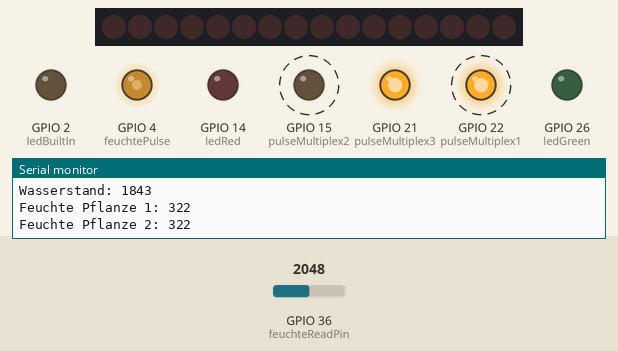
This sketch was run on a simulated ESP32. On the bench: 16 shift-register outputs drawn as a row of LEDs (first output left, lit = HIGH), output pins drawn as LEDs (lit = HIGH), the last lines printed to the serial monitor. Wiring (inferred from the names in the program): 2 × shift register (74HC595): data GPIO 23; shift clock GPIO 18; latch GPIO 32. Wiring (inferred from the signals the program sends): row of LEDs: on Q0, Q1, Q2, Q3, Q4, Q5, Q6, Q7, Q8, Q9, Q10, Q11, Q12, Q13, Q14, Q15. Dashed ring = blinking. The inputs (shaded band) are chosen by the test bench; at power-on: GPIO 36 (feuchteReadPin) = 2048. WiFi joins after 1.5 s; servers stay silent unless stated; uploads are accepted with an empty reply; storage starts empty; pins used as bus, display or sensor lines are not drawn.

Above: at 1.3 s.
1.4 s: GPIO 36 (feuchteReadPin) set to 1728
3.3 s: GPIO 36 (feuchteReadPin) set to 1599
At 4.3 s:
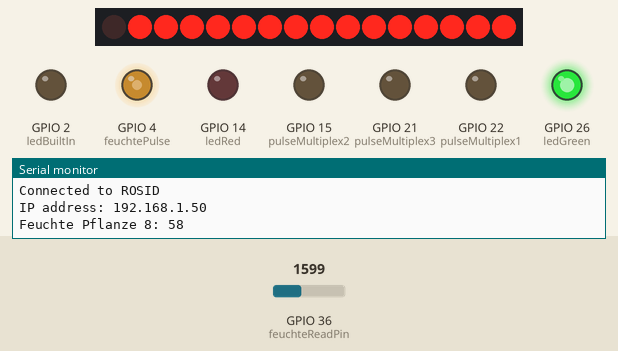
At 9.3 s:
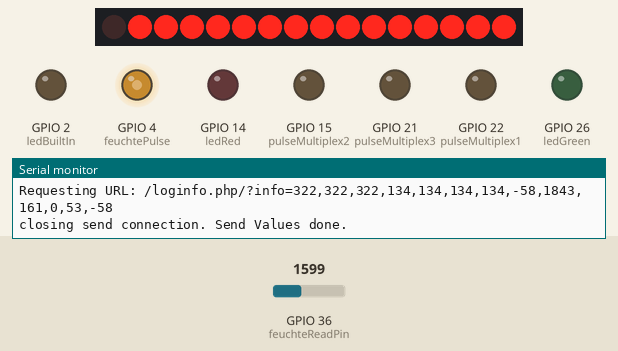
Timing chart, 0 to 10.9 s (numbered marks = the images above; inputs shaded):
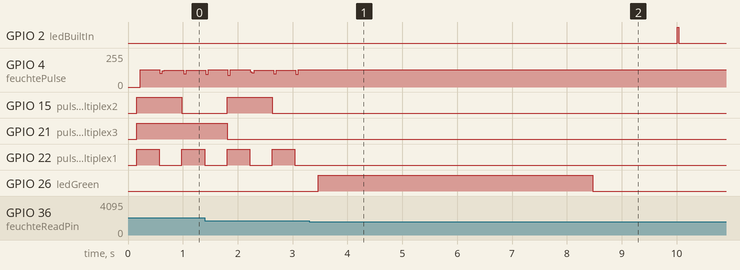

Measured:
- the behaviour switches between 1670 and 1669 on GPIO 36 (feuchteReadPin) (found by bisection; images 0 and 1)
- after the input at 3.3 s, GPIO 26 (ledGreen): LOW → HIGH after 0.17 s, → LOW 5.0 s later
- by itself, GPIO 22 (pulseMultiplex1): alternates HIGH for 0.41 s and LOW for 0.41 s

The sketch:

Watering.ino
```cpp
/*
 "C:\Program Files\Git\mingw64\bin\curl.exe" -F image=@C:\Data\sloeber-workspace\Esp32Watering\Release\Esp32Watering.bin esp32watering/update
 "C:\Program Files\Git\mingw64\bin\curl.exe" -F image=@C:\Data\sloeber-workspace\Esp32Watering\Release\Esp32Watering.bin 192.168.11.47/update
 http://esp32watering/
 */

#include <WiFi.h>
#include <WiFiClient.h>
#include <WebServer.h>
#include <ESPmDNS.h>
#include <Update.h>

#include "FS.h"
#include "SPIFFS.h"

const char* ssid = "ROSID";
const char* password = "ROSI29ROSI!";
const char* loghost = "www.web675.server21.eu";
const char* path = "/loginfo.php/?info=";
static int pauseTimeMin = 30;
static int wateringTimeSec[8] = { 5, 5, 5, 5, 5, 5, 5, 5 };
static int moistureMinLevel[8] = { 100, 100, 100, 100, 100, 100, 100, 100 };
static unsigned long interval = 60L * 1000 * pauseTimeMin;
static unsigned long previousMillis = interval;

const char* updatehost = "esp32watering";
WebServer server(80);

#define FORMAT_SPIFFS_IF_FAILED true

#ifdef __cplusplus
extern "C" {
#endif
uint8_t temprature_sens_read();
#ifdef __cplusplus
}
#endif
uint8_t temprature_sens_read();

int ledBuiltIn = GPIO_NUM_2;
int ledRed = GPIO_NUM_14;
int ledGreen = GPIO_NUM_26;

int pumpe = GPIO_NUM_32;

int feuchtePulse = GPIO_NUM_4;
int pulseMultiplex1 = GPIO_NUM_22;
int pulseMultiplex2 = GPIO_NUM_15;
int pulseMultiplex3 = GPIO_NUM_21;
int feuchteReadPin = A0;

int dataPin = GPIO_NUM_23;
int latchPin = GPIO_NUM_16;
int clockPin = GPIO_NUM_18;

bool myWiFiFirstConnect = true;

int wasserstandPin = A3;

String readFile(fs::FS &fs, const char * path) {
	Serial.printf("Reading file: %s\r\n", path);

	File file = fs.open(path);
	if (!file || file.isDirectory()) {
		Serial.println("- failed to open file for reading");
		return "";
	}

	String content = file.readString();
	return content;
}

void writeFile(fs::FS &fs, const char * path, const char * message) {
	Serial.printf("Writing file: %s\r\n", path);

	File file = fs.open(path, FILE_WRITE);
	if (!file) {
		Serial.println("- failed to open file for writing");
		return;
	}
	if (file.print(message)) {
		Serial.println("- file written");
	} else {
		Serial.println("- frite failed");
	}
}

int getParam(fs::FS &fs, const char * path, const char * pnameFind, int defaultValue) {
	String content = readFile(SPIFFS, path);
	Serial.println("content: " + String(content));

	int index = content.indexOf(";");
	while (index > 0) {
		String part = content.substring(0, index);
		int index2 = part.indexOf("=");
		String pname = part.substring(0, index2);
		if (pname.equals(pnameFind)) {
			String value = part.substring(index2 + 1);
			int vint = value.toInt();
			return vint;
		}
		content = content.substring(index + 1);
		index = content.indexOf(";");
	}
	return defaultValue;
}

String getServerPage() {
	String serverpage = String("VersionDate: <span id='commitdate'>2019-08-03 09:37</span> <br>") +
			"<form id='f1' method='POST' action='/update' enctype='multipart/form-data'>" +
			"<input type='file' name='update'><input type='submit' value='Update'>" +
			"</form><br>" +
			"<form method='POST' action='/settings'>" +
			"Pause time in minutes: " +
			"<input type='text' name='pausetime' value='" + String(pauseTimeMin) + "'><br><br>" +
			"Watering time in seconds | Minimum moisture level 0-1000<br>";
	for (int plant = 0; plant < 8; plant++) {
		String ps = String(plant + 1);
		serverpage += String("P") + ps + " <input type='text' name='wateringtime" + ps + "' value='" + String(wateringTimeSec[plant]) + "'>"
				+ "<input type='text' name='moistureminlevel" + ps + "' value='" + String(moistureMinLevel[plant]) + "'><br>";
	}
	serverpage += String("<br><input type='submit' value='Save Settings'>") +
			"</form><br>" +
			"<a target='_blank' href='http://" + String(loghost) + "/plantinfo.php'>Plantinfo</a>";
	return serverpage;
}

void registerServices() {
	MDNS.begin(updatehost);
	server.on("/settings", HTTP_GET, []() {
		server.sendHeader("Connection", "close");
		String page = getServerPage();
		server.send(200, "text/html", page);
	});
	server.on("/settings", HTTP_POST,
			[]() {
				String settings = String("pausetime=")+server.arg("pausetime")+";";
				for (int plant = 0; plant < 8; plant++) {
					String p = String(plant+1);
					settings += String("wateringtime"+p+"=")+server.arg("wateringtime"+p)+
					";moistureminlevel"+p+"="+server.arg("moistureminlevel"+p)+";";
				}
				writeFile(SPIFFS, "/settings.txt", settings.c_str());

				pauseTimeMin = getParam(SPIFFS, "/settings.txt", "pausetime", pauseTimeMin);
				for (int plant = 0; plant < 8; plant++) {
					wateringTimeSec[plant] = getParam(SPIFFS, "/settings.txt", (String("wateringtime")+String(plant+1)).c_str(), wateringTimeSec[plant]);
					moistureMinLevel[plant] = getParam(SPIFFS, "/settings.txt", (String("moistureminlevel")+String(plant+1)).c_str(), moistureMinLevel[plant]);
				}
				interval = 60L * 1000 * pauseTimeMin;

				server.sendHeader("Connection", "close");
				String page = getServerPage();
				server.send(200, "text/html", page);
			});
	server.on("/update", HTTP_POST,
			[]() {
				server.sendHeader("Connection", "close");
				server.send(200, "text/plain", (Update.hasError()) ? "FAIL" : "OK");
				ESP.restart();
			},
			[]() {
				HTTPUpload& upload = server.upload();
				if (upload.status == UPLOAD_FILE_START) {
					Serial.setDebugOutput(true);
					Serial.printf("Update: %s\n", upload.filename.c_str());
					if (!Update.begin()) { //start with max available size
				Update.printError(Serial);
			}
		} else if (upload.status == UPLOAD_FILE_WRITE) {
			if (Update.write(upload.buf, upload.currentSize) != upload.currentSize) {
				Update.printError(Serial);
			}
		} else if (upload.status == UPLOAD_FILE_END) {
			if (Update.end(true)) { //true to set the size to the current progress
				Serial.printf("Update Success: %u\nRebooting...\n", upload.totalSize);
			} else {
				Update.printError(Serial);
			}
			Serial.setDebugOutput(false);
		}
	});
	server.begin();
	MDNS.addService("http", "tcp", 80);
}

void myWiFiTask(void *pvParameters) {
	uint8_t state;

  while (true) {
    state = WiFi.waitForConnectResult();
    if (state != WL_CONNECTED) {  // We have no connection
      if (state == WL_NO_SHIELD) {  // WiFi.begin wasn't called yet
        Serial.println("Connecting WiFi");

        WiFi.mode(WIFI_AP);
        WiFi.begin(ssid, password);

      } else if (state == WL_CONNECT_FAILED) {  // WiFi.begin has failed (AUTH_FAIL)
        Serial.println("Disconnecting WiFi");

        WiFi.disconnect(true);

      } else if (state == WL_DISCONNECTED) {  // WiFi.disconnect was done or Router.WiFi got out of range
        if (!myWiFiFirstConnect) {  // Report only once
          myWiFiFirstConnect = true;

          Serial.println("WiFi disconnected");
        }
        Serial.println("No Connection -> Wifi Reset");
        WiFi.persistent(false);
        WiFi.disconnect();
        WiFi.mode(WIFI_OFF);
        WiFi.mode(WIFI_AP);
        //	WiFi.config(ip, gateway, subnet); // Only for fix IP needed
        WiFi.begin(ssid, password);
        delay(3000);	// Wait 3 Seconds, WL_DISCONNECTED is present until new connect!

        registerServices();
      }

      vTaskDelay (250); // Check again in about 250ms

    } else { // We have connection
      if (myWiFiFirstConnect) {  // Report only once
        myWiFiFirstConnect = false;

        Serial.print("Connected to ");
        Serial.println(ssid);
        Serial.print("IP address: ");
        Serial.println(WiFi.localIP());
        Serial.println("");
      }

      vTaskDelay (5000); // Check again in about 5s
    }
  }
}

void setup() {
	Serial.begin(115200);
	delay(10);

	pinMode(feuchtePulse, INPUT);
	pinMode(pulseMultiplex1, OUTPUT);
	pinMode(pulseMultiplex2, OUTPUT);
	pinMode(pulseMultiplex3, OUTPUT);

	pinMode(ledBuiltIn, OUTPUT);
	pinMode(ledRed, OUTPUT);
	pinMode(ledGreen, OUTPUT);
	pinMode(wasserstandPin, INPUT);

	pinMode(dataPin, OUTPUT);
	pinMode(latchPin, OUTPUT);
	pinMode(clockPin, OUTPUT);

	pinMode(feuchteReadPin, INPUT);

	pinMode(pumpe, OUTPUT);

	pumpen(LOW);
	closeValves();

	// Wifi connect
	Serial.print("Connecting to ");
	Serial.println(ssid);

	// Create a connection task with 8kB stack on core 0
	xTaskCreatePinnedToCore(myWiFiTask, "myWiFiTask", 8192, NULL, 3, NULL, 0);

	if (!SPIFFS.begin(FORMAT_SPIFFS_IF_FAILED)) {
		Serial.println("SPIFFS Mount Failed");
		return;
	}

	// Read settings
	pauseTimeMin = getParam(SPIFFS, "/settings.txt", "pausetime", pauseTimeMin);
	for (int plant = 0; plant < 8; plant++) {
		wateringTimeSec[plant] = getParam(SPIFFS, "/settings.txt",
				(String("wateringtime") + String(plant + 1)).c_str(),
				wateringTimeSec[plant]);
		moistureMinLevel[plant] = getParam(SPIFFS, "/settings.txt",
				(String("moistureminlevel") + String(plant + 1)).c_str(),
				moistureMinLevel[plant]);
	}
	interval = 60L * 1000 * pauseTimeMin;
	previousMillis = interval;
}

int getFeuchte(int plantId) {
	digitalWrite(pulseMultiplex1, (7 - plantId) >> 0 & 1);
	digitalWrite(pulseMultiplex2, (7 - plantId) >> 1 & 1);
	digitalWrite(pulseMultiplex3, (7 - plantId) >> 2 & 1);
	delay(10);

	pinMode(feuchtePulse, OUTPUT);
	for (int i = 0; i < 100; i++) {
		digitalWrite(feuchtePulse, HIGH);
		delay(2);
		digitalWrite(feuchtePulse, LOW);
		delay(2);
	}
	pinMode(feuchtePulse, INPUT);

	int pflanze = plantId + 1;
	int feuchte = analogRead(feuchteReadPin);
	feuchte = map(feuchte, 1500, 3200, 0, 1000);
	Serial.printf("Feuchte Pflanze %d: %d \n", pflanze, feuchte); //print Low 4bytes.

	return feuchte;
}

void openValve(int plantId) {
	digitalWrite(latchPin, LOW);
	delay(10);
	shiftOut(dataPin, clockPin, MSBFIRST, 255 ^ (1 << (7 - plantId)));
	delay(10);
	digitalWrite(latchPin, HIGH);
}
void closeValves() {
	digitalWrite(latchPin, LOW);
	delay(10);
	shiftOut(dataPin, clockPin, MSBFIRST, 255);
	delay(10);
	digitalWrite(latchPin, HIGH);
}

void pumpen(int highLow) {
	digitalWrite(pumpe, highLow);
	digitalWrite(ledGreen, highLow);
}

void waessern(int plantId, int time) {
	openValve(plantId);
	pumpen(HIGH);
	delay(time);
	pumpen(LOW);
	closeValves();
}

int getWasserstand() {
	int wasserstand = analogRead(wasserstandPin);
	wasserstand = map(wasserstand, 2700, 3200, 800, 0);
	wasserstand = max(wasserstand, 0);
	//wasserstand = wasserstand/10;
	Serial.printf("Wasserstand: %d \n", wasserstand); //print Low 4bytes.
	digitalWrite(ledRed, wasserstand < 100 ? HIGH : LOW);
	return wasserstand;
}

void SendValues(String values) {
	// Use WiFiClient class to create TCP connections
	WiFiClient client;
	const int httpPort = 80;
	if (!client.connect(loghost, httpPort)) {
		Serial.println("connection failed");
		return;
	}

	// We now create a URI for the request
	String url = String(path) + values;
	Serial.print("Requesting URL: ");
	Serial.println(url);

	// This will send the request to the server
	client.print(String("GET ") + url + " HTTP/1.1\r\n" +
			"Host: " + loghost + "\r\n" +
			"Connection: close\r\n\r\n");
	unsigned long timeout = millis();
	while (client.available() == 0) {
		if (millis() - timeout > 15000) {
			Serial.println(">>> Client Timeout !");
			client.stop();
			return;
		}
	}

	Serial.println();
	Serial.println("closing send connection. Send Values done.");
}

unsigned long previousLedMillis = millis();
unsigned long ledInterval = 10000;
unsigned long lastDuration = 0;

void loop() {
	unsigned long currentMillis = millis();
	if (currentMillis - previousMillis >= interval) {
		previousMillis = currentMillis;

		int wasserstand = getWasserstand();

		String values = String("");
		for (int plantId = 0; plantId < 8; plantId++) {
			int feuchte = getFeuchte(plantId);
			if (feuchte < moistureMinLevel[plantId]) {
				waessern(plantId, wateringTimeSec[plantId] * 1000);
			}
			values += String(feuchte * (feuchte < moistureMinLevel[plantId] ? -1 : 1)) + ",";
		}

		uint8_t tempertaure = (temprature_sens_read() - 32) / 1.8;

		long rssi = WiFi.RSSI();
		values += String(wasserstand)
				+ "," + String(currentMillis)
				+ "," + String(lastDuration)
				+ "," + String(tempertaure)
				+ "," + String(rssi);


		Serial.println(String("Now sending values: ") + values);
		SendValues(values);
		lastDuration = millis() - currentMillis;
	}

	if (currentMillis - previousLedMillis >= ledInterval) {
		digitalWrite(ledBuiltIn, HIGH);
	}
	if (currentMillis - previousLedMillis >= ledInterval + 30) {
		digitalWrite(ledBuiltIn, LOW);
		previousLedMillis = currentMillis;
	}

	if (currentMillis >= 261000000) {
		// Restart after 3 days and half hour to solve connection problems
		ESP.restart();
	}


	server.handleClient();
	delay(10);
}
```
